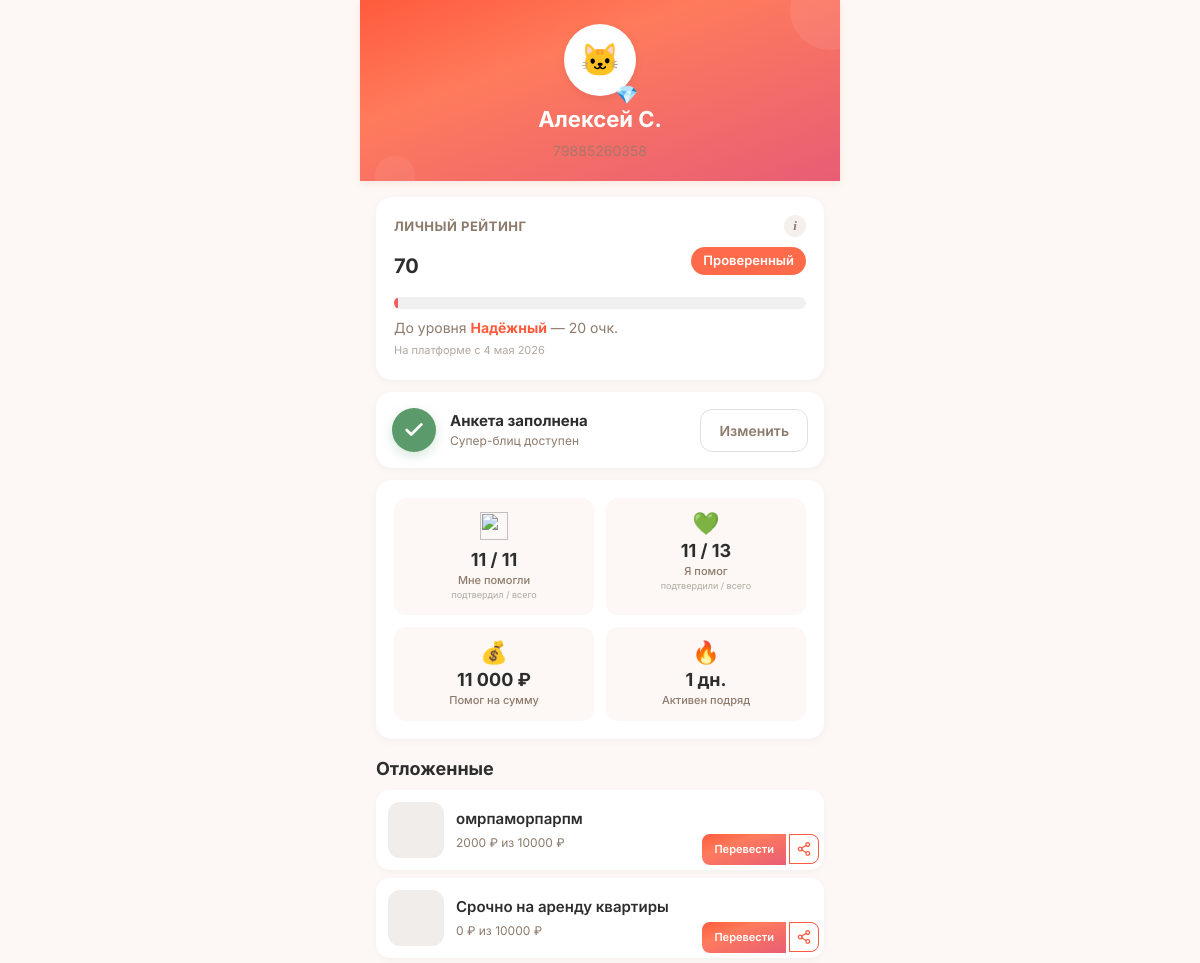
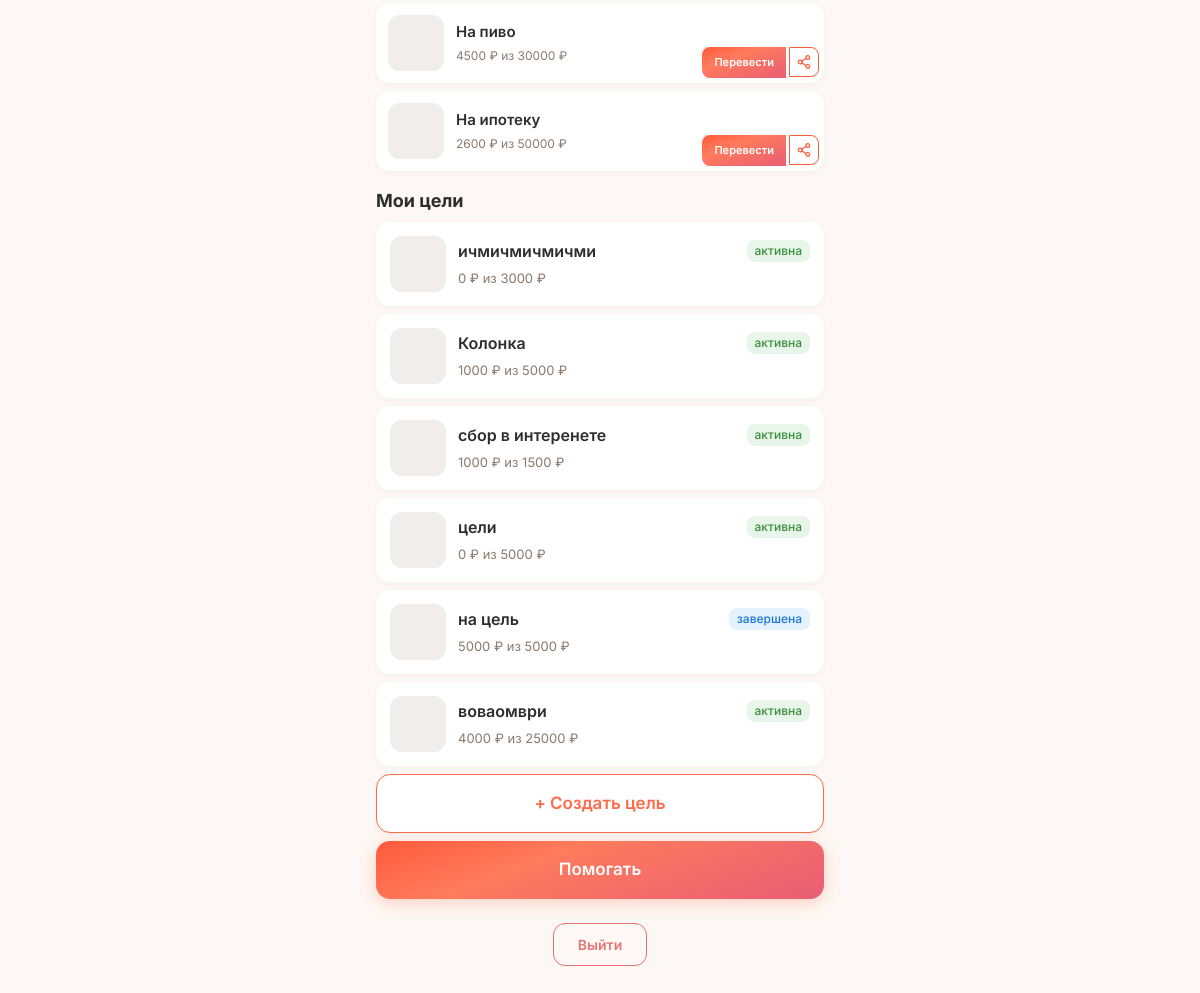
Screenshot of /profile (signed in) with the database file from the repository (2 pictures, top to bottom).
### tables this page shows
CREATE TABLE users (
            id INTEGER PRIMARY KEY AUTOINCREMENT,
            phone TEXT UNIQUE NOT NULL,
            password_hash TEXT NOT NULL,
            email TEXT NULL,
            name TEXT NULL,
            avatar_url TEXT NULL,
            max_id TEXT NULL,
            vk_id TEXT NULL,
            fcm_token TEXT NULL,
            onboarding_passed INTEGER DEFAULT 0,
            rating REAL DEFAULT 0.0,
            rating_level TEXT DEFAULT 'novice',
            confirmations_total INTEGER DEFAULT 0,
            confirmations_approved INTEGER DEFAULT 0,
            confirmations_ignored INTEGER DEFAULT 0,
            donation_streak INTEGER DEFAULT 0,
            goals_helped_close INTEGER DEFAULT 0,
            total_helped_amount REAL DEFAULT 0.00,
            priority_days INTEGER DEFAULT 0,
            circles_of_care INTEGER DEFAULT 0,
            interest_weights TEXT DEFAULT NULL,
            eternal_donation_config TEXT DEFAULT NULL,
            yellow_card_until TEXT NULL,
            is_banned INTEGER DEFAULT 0,
            created_at TEXT DEFAULT (datetime('now'))
        , xp INTEGER DEFAULT 0, xp_level TEXT DEFAULT 'novice', streak_days INTEGER DEFAULT 0, last_action_date TEXT, ip_registered TEXT, author_badge TEXT, trust_score INTEGER DEFAULT 50, trust_level TEXT DEFAULT 'guest', is_admin INTEGER DEFAULT 0, profile_completed INTEGER DEFAULT 0, identity_verified INTEGER DEFAULT 0, city TEXT, region_code TEXT, region_name TEXT, birth_date TEXT, onboarding_step INTEGER DEFAULT 0, identity_verified_at TEXT, identity_doc_path TEXT, identity_selfie_path TEXT);

CREATE TABLE "goals" (
        id INTEGER PRIMARY KEY AUTOINCREMENT,
        user_id INTEGER NOT NULL,
        type TEXT NOT NULL CHECK(type IN ('super_blitz','blitz','serious','urgent','group')),
        title TEXT NOT NULL,
        description TEXT NULL,
        photo_url TEXT NULL,
        amount_goal REAL NOT NULL,
        amount_collected REAL DEFAULT 0.00,
        ends_at TEXT NULL,
        status TEXT DEFAULT 'draft' CHECK(status IN ('draft','active','frozen','completed','failed','lightning_failed','hidden')),
        trial_ends_at TEXT NULL,
        subscription_active_until TEXT NULL,
        last_boosted_at TEXT NULL,
        is_lightning INTEGER DEFAULT 0,
        lightning_started_at TEXT NULL,
        moderation_status TEXT DEFAULT 'pending',
        completion_type TEXT DEFAULT 'organic',
        is_seed INTEGER DEFAULT 0,
        views_count INTEGER DEFAULT 0,
        views_24h INTEGER DEFAULT 0,
        donations_count INTEGER DEFAULT 0,
        donations_24h INTEGER DEFAULT 0,
        created_at TEXT DEFAULT (datetime('now')), photos TEXT, moderation_comment TEXT, moderated_at TEXT, moderated_by INTEGER, resubmission_count INTEGER DEFAULT 0, is_resubmission INTEGER DEFAULT 0, rejection_categories TEXT, hidden_by_ban INTEGER DEFAULT 0,
        FOREIGN KEY (user_id) REFERENCES users(id)
    );

### main.py (the view, shortened to what this page needs)
@app.route('/profile')
@login_required
def profile():
    user = get_current_user()
    db = get_db()
    goals = db.execute("SELECT * FROM goals WHERE user_id = ? ORDER BY created_at DESC", (user['id'],)).fetchall()
    received_total = db.execute(
        "SELECT COUNT(*) FROM donations WHERE goal_id IN (SELECT id FROM goals WHERE user_id = ?) AND donor_id IS NOT NULL",
        (user['id'],)
    ).fetchone()[0]
    received_approved = db.execute(
        "SELECT COUNT(*) FROM donations WHERE goal_id IN (SELECT id FROM goals WHERE user_id = ?) AND donor_id IS NOT NULL AND status IN ('recipient_confirmed','completed')",
        (user['id'],)
    ).fetchone()[0]
    sent_total = db.execute(
        "SELECT COUNT(*) FROM donations WHERE donor_id = ?",
        (user['id'],)
    ).fetchone()[0]
    sent_approved = db.execute(
        "SELECT COUNT(*) FROM donations WHERE donor_id = ? AND status IN ('recipient_confirmed','completed')",
        (user['id'],)
    ).fetchone()[0]
    ignored = db.execute(
        "SELECT d.amount_reported, d.donor_confirmed_at, u.phone as donor_phone FROM donations d LEFT JOIN users u ON d.donor_id = u.id WHERE d.goal_id IN (SELECT id FROM goals WHERE user_id = ?) AND d.status = 'donor_confirmed' AND datetime(d.donor_confirmed_at) <= datetime('now', '-24 hours') ORDER BY d.donor_confirmed_at DESC LIMIT 10",
        (user['id'],)
    ).fetchall()
    months = ['января','февраля','марта','апреля','мая','июня','июля','августа','сентября','октября','ноября','декабря']
    ignored_list = []
    liked_goals = db.execute("""
        SELECT g.*, u.name as author_name, u.xp_level as author_level
        FROM likes l
        JOIN goals g ON l.goal_id = g.id
        JOIN users u ON g.user_id = u.id
        WHERE l.user_id = ?
        ORDER BY l.created_at DESC
    """, (user['id'],)).fetchall()
    return render_template('profile.html',
        user=user,
        goals=goals,
        received_total=received_total,
        received_approved=received_approved,
        sent_total=sent_total,
        sent_approved=sent_approved,
        ignored_donations=ignored_list,
        liked_goals=liked_goals)

### main.py (called while the page is built)
def get_current_user():
    if 'user_id' in session:
        db = get_db()
        try:
            user = db.execute("SELECT * FROM users WHERE id = ?", (session['user_id'],)).fetchone()
            if user and user['is_banned']:
                return None
            return user
        except sqlite3.Error as e:
            logger.error(f'[get_current_user] Ошибка БД: {e}')
            return None
    return None

def login_required(f):
    @wraps(f)
    def wrap(*args, **kwargs):
        user = get_current_user()
        if not user:
            session.clear()
            flash('Сначала войдите в аккаунт.', 'warning')
            return redirect(url_for('login'))
        return f(*args, **kwargs)
    return wrap

def level_emoji(level_key):
    return LEVEL_EMOJI.get(level_key, '🌱')

def format_date(date_str):
    if not date_str:
        return ''
    try:
        parts = date_str[:10].split('-')
        return f"{int(parts[2])} {MONTHS[int(parts[1])-1]} {parts[0]}"
    except:
        return date_str[:10]

### models.py (called while the page is built)
def _create_connection():
    conn = sqlite3.connect(DATABASE, timeout=30)
    conn.row_factory = sqlite3.Row
    conn.execute("PRAGMA journal_mode=WAL")
    conn.execute("PRAGMA synchronous=NORMAL")
    conn.execute("PRAGMA busy_timeout=30000")
    conn.execute("PRAGMA foreign_keys = ON")
    return conn

def get_db():
    try:
        from flask import g
        if not hasattr(g, '_database'):
            g._database = _create_connection()
        return g._database
    except (ImportError, RuntimeError):
        return _create_connection()

### trust_engine.py (called while the page is built)
def get_trust_segments(score):
    score = score or 0
    segments = []
    for i, (min_score, key, emoji_name, perks) in enumerate(TRUST_LEVELS):
        if i < len(TRUST_LEVELS) - 1:
            max_score = TRUST_LEVELS[i+1][0]
        else:
            max_score = 999999
        is_current = min_score <= score < max_score
        is_passed = score >= max_score
        segments.append({
            'level': i + 1,
            'key': key,
            'name': get_trust_level_name(key),
            'min_score': min_score,
            'max_score': max_score,
            'color': TRUST_COLORS[i],
            'is_current': is_current,
            'is_passed': is_passed,
        })
    return segments

### templates/profile.html (shortened to what this page needs)
<!DOCTYPE html>
<html lang="ru">
<head>
    <link rel="stylesheet" href="/static/style.css?v=7">
</head>
<body>
    <div class="container">
        <div class="profile-header">
            <div style="position:relative; display:inline-block;">
            <div class="avatar">🐱</div>
            <span style="position:absolute; bottom:-2px; right:-2px; font-size:18px;">
                {{ user.xp_level|level_emoji }}
            </span>
        </div>
            <h1>{{ user.name or 'Аноним' }}</h1>
            <p class="phone">{{ user.phone }}</p>
        </div>
        {% set tp = trust_progress(user.trust_score or 0) %}
        {% set segs = trust_segments(user.trust_score or 0) %}
        <div class="card" style="position:relative;">
            <div class="card-header-row">
                <span class="card-title">Личный рейтинг</span>
                <button class="info-icon" type="button">i</button>
            </div>
            <div class="trust-row">
                <span class="trust-value">{{ user.trust_score or 0 }}</span>
                {% for seg in segs %}{% if seg.is_current %}<span class="level-badge" style="background: {{ seg.color }}; color: white;">{{ seg.name }}</span>{% endif %}{% endfor %}
            </div>
            <div class="rating-bar" onclick="toggleRatingScale()">
                <div class="rating-fill" style="width: {{ tp.progress_pct }}%;"></div>
            </div>
            <p class="trust-next">
                {% if tp.next_name %}
                    До уровня <strong>{{ tp.next_name }}</strong> — {{ tp.points_to_next }} очк.
                {% else %}
                    👑 Максимальный уровень
                {% endif %}
                <span class="trust-since">На платформе с {{ user.created_at|format_date }}</span>
            </p>
        </div>
        {% if user.profile_completed %}
        <div class="card anketa-card">
            <div class="anketa-status">
                <div class="anketa-icon done">
                    <svg viewBox="0 0 24 24" fill="none" stroke="currentColor" stroke-width="3" stroke-linecap="round" stroke-linejoin="round"><polyline points="20 6 9 17 4 12"></polyline></svg>
                </div>
                <div class="anketa-text">
                    <div class="anketa-title">Анкета заполнена</div>
                    <div class="anketa-hint">Супер-блиц доступен</div>
                </div>
                <a href="/profile/edit" class="anketa-btn secondary">Изменить</a>
            </div>
        </div>
        {% endif %}
        <div class="card">
            <div class="stats-grid">
                <a href="/profile/received" class="stats-cell stats-cell-link">
                    <div class="stats-icon"><img src="https://api.iconify.design/reicon/hand-heart.svg?color=%23FF5A3C" width="28" height="28" alt=""></div>
                    <div class="stats-num">{{ received_approved }} / {{ received_total }}</div>
                    <div class="stats-lbl">Мне помогли<br><span class="stats-hint">подтвердил / всего</span></div>
                </a>
                <a href="/profile/sent" class="stats-cell stats-cell-link">
                    <div class="stats-icon">💚</div>
                    <div class="stats-num">{{ sent_approved }} / {{ sent_total }}</div>
                    <div class="stats-lbl">Я помог<br><span class="stats-hint">подтвердили / всего</span></div>
                </a>
                <button type="button" class="stats-cell stats-cell-btn" onclick="openSumModal()">
                    <div class="stats-icon">💰</div>
                    <div class="stats-num">{{ "{:,.0f}".format(user.total_helped_amount or 0).replace(',', ' ') }} ₽</div>
                    <div class="stats-lbl">Помог на сумму</div>
                </button>
                <button type="button" class="stats-cell stats-cell-btn" onclick="openStreakModal()">
                    <div class="stats-icon">🔥</div>
                    <div class="stats-num">{{ user.streak_days or 0 }} дн.</div>
                    <div class="stats-lbl">Активен подряд</div>
                </button>
            </div>
        </div>
        {% if liked_goals %}
        <h3 class="section-title">Отложенные</h3>
        {% for lg in liked_goals %}
        <div class="liked-goal">
            <a class="liked-goal-cover" href="/goal/{{ lg.id }}" {% if lg.photo_url %}style="background-image: url('{{ lg.photo_url }}');"{% endif %}></a>
            <div class="liked-goal-info">
                <a class="liked-goal-title" href="/goal/{{ lg.id }}">{{ lg.title }}</a>
                <div class="liked-goal-meta">
                    {{ "%.0f"|format(lg.amount_collected) }} ₽ из {{ "%.0f"|format(lg.amount_goal) }} ₽
                </div>
            </div>
            <div class="liked-goal-actions">
                <a class="lg-btn-primary" href="/goal/{{ lg.id }}">Перевести</a>
                <button class="lg-btn-share" onclick="shareGoal('{{ lg.id }}', '{{ lg.title|e }}')" title="Поделиться">
                    <div class="share-icon-{{ lg.id }}" style="width:20px;height:20px;"></div>
                </button>
            </div>
        </div>
        {% endfor %}
        {% endif %}
        <h3 style="margin: 16px 16px 8px; font-size:18px; font-weight:700;">Мои цели</h3>
        {% if goals %}
            {% for goal in goals %}
            <a class="goal-item" href="/goal/{{ goal.id }}">
                <div class="goal-cover" {% if goal.photo_url %}style="background-image: url('{{ goal.photo_url }}');"{% endif %}></div>
                <div class="goal-info">
                    <div class="top">
                        <span class="title">{{ goal.title }}</span>
                        <span class="status status-{{ goal.status }}">{% if goal.status == 'active' %}активна{% elif goal.status == 'completed' %}завершена{% elif goal.status == 'frozen' %}заморожена{% else %}{{ goal.status }}{% endif %}</span>
                    </div>
                    <div style="font-size:13px;color:#8C7A6B;">
                        {{ "%.0f"|format(goal.amount_collected) }} ₽ из {{ "%.0f"|format(goal.amount_goal) }} ₽
                    </div>
                </div>
            </a>
            {% endfor %}
        {% else %}
            <div class="card" style="text-align:center;">
                <p style="color:#8C7A6B; margin:0;">У вас пока нет целей</p>
            </div>
        {% endif %}
        <a class="fab-outline" href="/goals/choose">+ Создать цель</a>
        <a class="fab" href="/goals">Помогать</a>
        <div class="logout-wrap">
            <form method="POST" action="/logout" style="display:inline;">
                <button type="submit" class="logout-btn">Выйти</button>
            </form>
        </div>
    </div>
</body>
</html>

### static/style.css (style rules this page uses)
:root { --cta: #FF6B4A; --cta-hover: #E85D3A; --bg: #FDF8F5; --card: #FFFFFF; --card-shadow: 0 2px 12px rgba(0,0,0,0.04); --text: #2D2D2D; --text-soft: #8C7A6B; --success: #5B9A6B; --error: #E57373; --gold: #D4A853; --gradient-cta: linear-gradient(160deg, #FF5A3C 0%, #FF7B5C 35%, #E85D75 100%); --radius: 12px; --radius-lg: 16px; --font: 'Inter', -apple-system, BlinkMacSystemFont, sans-serif; --transition: 0.2s ease; }
*, *::before, *::after { box-sizing: border-box; margin: 0; padding: 0; }
body { font-family: var(--font); font-size: 16px; line-height: 1.5; background: var(--bg); color: var(--text); -webkit-tap-highlight-color: transparent; -webkit-font-smoothing: antialiased; animation: pageIn 0.3s ease; }
h1 { font-size: 28px; font-weight: 700; line-height: 1.2; }
h3 { font-size: 18px; font-weight: 600; }
p { color: var(--text-soft); }
a { color: var(--cta); text-decoration: none; }
.card { background: var(--card); border-radius: var(--radius-lg); padding: 16px; box-shadow: var(--card-shadow); margin-bottom: 12px; }
html { overscroll-behavior-y: auto; }
* { scrollbar-width: thin; scrollbar-color: #FF5A3C transparent; }
.info-icon { width: 22px; height: 22px; border-radius: 50%; background: #F5F0EC; color: #8C7A6B; font-size: 13px; font-weight: 700; font-style: italic; font-family: Georgia, serif; display: flex; align-items: center; justify-content: center; cursor: pointer; border: none; padding: 0; transition: background 0.15s, color 0.15s, transform 0.1s; flex-shrink: 0; }

### rows the page displays
users: xp_level|level_emoji "💎", name "Алексей С.", phone "79885260358", trust_score "70", created_at "4 мая 2026", total_helped_amount "11 000", streak_days "1"
goals: title "омрпаморпарпм", amount_collected "2000", amount_goal "10000"
goals: title "Срочно на аренду квартиры", amount_collected "0", amount_goal "10000"
goals: title "На пиво", amount_collected "4500", amount_goal "30000", {{ lg.id }} 2 (drawn)
goals: title "На ипотеку", amount_collected "2600", amount_goal "50000"
goals: title "ичмичмичмичми", status "активна", amount_collected "0", amount_goal "3000"
goals: title "Колонка", status "активна", amount_collected "1000", amount_goal "5000"
goals: title "сбор в интеренете", status "активна", amount_collected "1000", amount_goal "1500"
goals: title "цели", status "активна", amount_collected "0", amount_goal "5000"
goals: title "на цель", status "завершена", amount_collected "5000", amount_goal "5000"
goals: title "воваомври", status "активна", amount_collected "4000", amount_goal "25000"

### other values shown
{{ seg.name }} "Проверенный"
{{ tp.next_name }} "Надёжный"
{{ tp.points_to_next }} "20"
{{ received_approved }} "11"
{{ received_total }} "11"
{{ sent_approved }} "11"
{{ sent_total }} "13"
